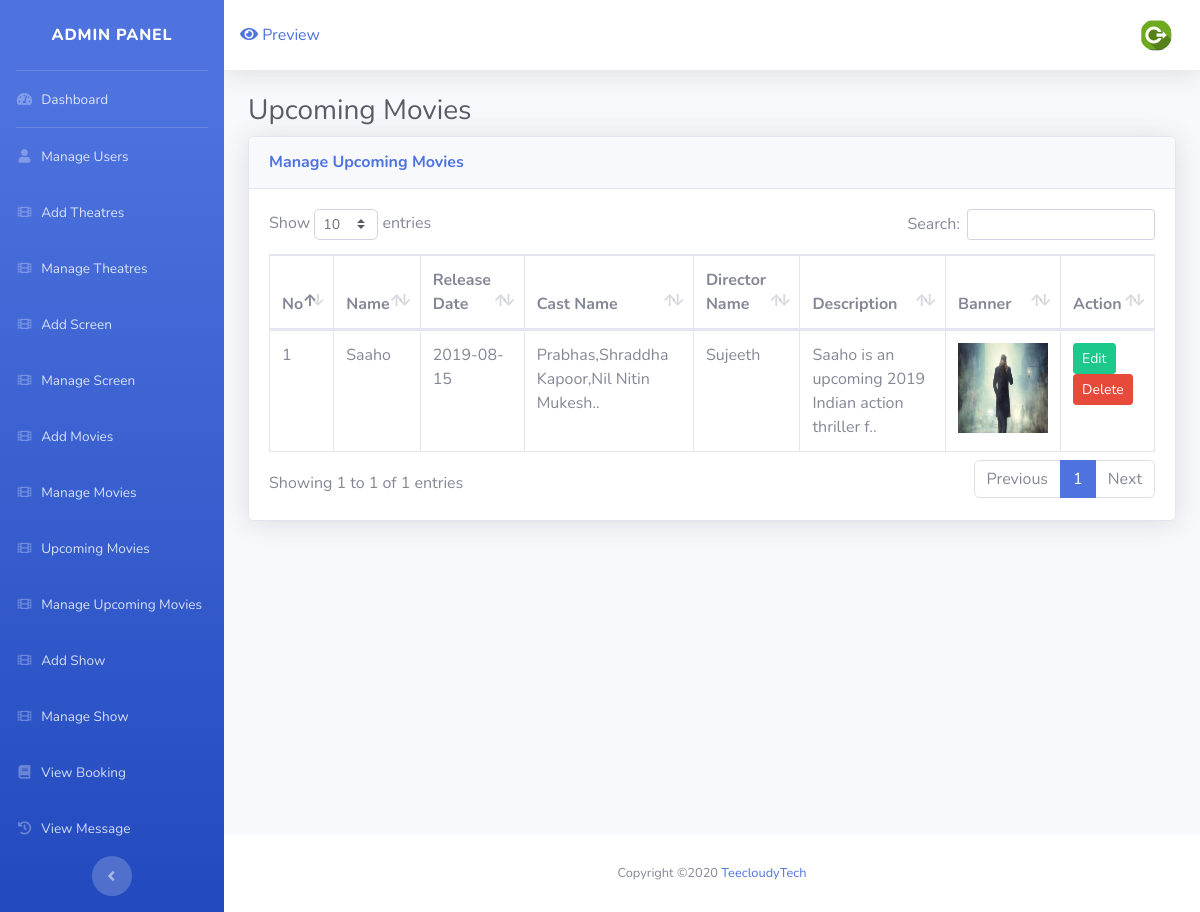
Page /admin/movieup_manage.php on the committed database.
### tables this page shows
CREATE TABLE `upmovies` (
  `um_id` int(4) NOT NULL,
  `um_nm` varchar(40) NOT NULL,
  `um_date` varchar(40) NOT NULL,
  `um_cnm` varchar(200) NOT NULL,
  `um_dnm` varchar(30) NOT NULL,
  `um_des` longtext NOT NULL,
  `um_banner` varchar(200) NOT NULL,
  `um_status` int(11) NOT NULL DEFAULT 1
);

### admin/movieup_manage.php (the view, shortened to what this page needs)
<?php
	include("include/header.php");
	include("../include/config.php");
?>
<div class="container-fluid">
  <h1 class="h3 mb-2 text-gray-800">Upcoming Movies</h1>
  <div class="card shadow mb-4">
	<div class="card-header py-3">
	  <h6 class="m-0 font-weight-bold text-primary">Manage Upcoming Movies</h6>
	</div>
	<div class="card-body">
		<div class="table-responsive">
                <table class="table table-bordered" id="dataTable" width="100%" cellspacing="0">
<thead>
                    <tr>
                      <th>No</th>
                      <th>Name</th>
                      <th>Release Date</th>
                      <th>Cast Name</th>
                      <th>Director Name</th>
                     <th>Description</th>
                     <th>Banner</th>
                     <th>Action</th>
                    </tr>
                  </thead>
                  <tbody>
          <?php
          $co=1;
  $sq=mysqli_query($con,"select * from upmovies");
while($row=mysqli_fetch_assoc($sq))
              {
                 echo'<tr>';
               echo'<td>'.$co.'</td>';
               echo'<td>'.$row['um_nm'].'</td>';
               echo'<td>'.$row['um_date'].'</td>';
             $cast=substr($row['um_cnm'],0,40);
              echo'<td>'.$cast.'..</td>';
              echo'<td>'.$row['um_dnm'].'</td>';
	$des=substr($row['um_des'],0,50);
            echo'<td>'.$des.'..</td>';
              echo'<td><img src="../upload/'.$row['um_banner'].'" width="90px" height="90px" /></td>';
             echo'<td>';
if($row['um_status']==0)
{
	echo'<a href="movieup_enable.php?id='.$row['um_id'].'" class="btn btn-info btn-sm">Enable</a>';
}
else
{
echo'<a href="movieup_edit.php?id='.$row['um_id'].'" class="btn btn-success btn-sm">Edit</a>';
}
             echo'<a href="movieup_delete.php?id='.$row['um_id'].'" class="btn btn-danger btn-sm  ">Delete</a></td>';
             $co++;
             }
             ?>
                    </tr>
                  </tbody>
                </table>
              </div>
	</div>
  </div>
</div>
<?php
	include("include/footer.php");
?>

### rows in the picture
upmovies: um_nm "Saaho", um_date "2019-08-15", um_cnm "Prabhas,Shraddha Kapoor,Nil Nitin Mukesh", um_dnm "Sujeeth", um_des "Saaho is an upcoming 2019 Indian action thriller f", um_banner (picture)
